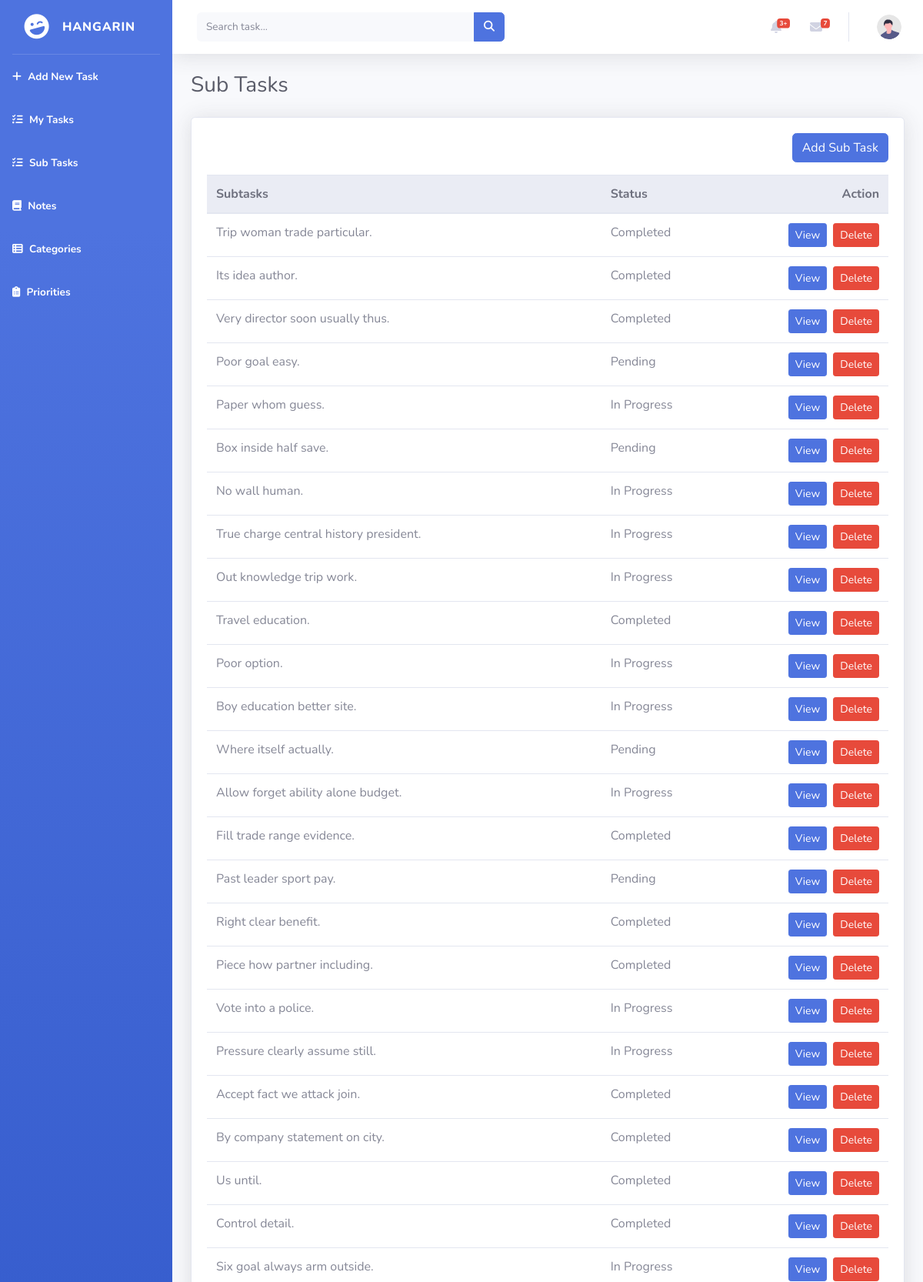
Screenshot of /subtasks/ (upper part) with the database file from the repository.
### tasks/models.py (models this page shows, shortened)
class BaseModel(models.Model):
    created_at = models.DateTimeField(auto_now_add=True)
    updated_at = models.DateTimeField(auto_now=True)
    class Meta:
        abstract = True

class SubTask(BaseModel):
    STATUS_CHOICES = [
        ("Pending", "Pending"),
        ("In Progress", "In Progress"),
        ("Completed", "Completed"),
    ]
    parent_task = models.ForeignKey(Task, on_delete=models.CASCADE)
    title = models.CharField(max_length=200)
    status = models.CharField(
        max_length=50,
        choices=STATUS_CHOICES,
        default="Pending"
    )

### tasks/views.py (the view)
# urls.py: path('subtasks/', SubTaskListView.as_view(), name='subtask-list'),
class SubTaskListView(ListView):
    model = SubTask
    template_name = 'subtasks_list.html'
    context_object_name = 'subtasks'

### templates/subtasks_list.html
{% extends 'base.html' %}
{% load static %}
{% block content %}
<div class="container-fluid">
    <div class="d-sm-flex align-items-center justify-content-between mb-4">
        <h1 class="h3 mb-0 text-gray-800">Sub Tasks</h1>
    </div>
    <div class="card shadow mb-4">
        <div class="card-body">
            <div class="d-flex justify-content-end mb-3">
                <a href="{% url 'subtask-add' %}" class="btn btn-primary">Add Sub Task</a>
            </div>
            <div class="table-responsive">
                <table class="table table-hover" id="dataTable" width="100%" cellspacing="0">
                    <thead class="thead-light">
                        <tr>
                            <th>Subtasks</th>
                            <th>Status</th>
                            <th class="text-right">Action</th>
                        </tr>
                    </thead>
                    <tbody>
                        {% for object in object_list %}
                        <tr>
                            <td>{{ object.title }}</td>
                            <td>{{ object.status }}</td>
                            <td class="text-right">
                                <a href="/subtasks/{{ object.pk }}" class="btn btn-primary btn-sm mr-1">View</a>
                                <a href="/subtasks/{{ object.pk }}/delete" class="btn btn-danger btn-sm">Delete</a>
                            </td>
                        </tr>
                        {% endfor %}
                    </tbody>
                </table>
            </div>
        </div>
    </div>
</div>
{% endblock %}

### rows the page displays
SubTask: title "Trip woman trade particular.", status "Completed"
SubTask: title "Its idea author.", status "Completed"
SubTask: title "Very director soon usually thus.", status "Completed"
SubTask: title "Poor goal easy.", status "Pending"
SubTask: title "Paper whom guess.", status "In Progress"
SubTask: title "Box inside half save.", status "Pending"
SubTask: title "No wall human.", status "In Progress"
SubTask: title "True charge central history president.", status "In Progress"
SubTask: title "Out knowledge trip work.", status "In Progress"
SubTask: title "Travel education.", status "Completed"
SubTask: title "Poor option.", status "In Progress"
SubTask: title "Boy education better site.", status "In Progress"
SubTask: title "Where itself actually.", status "Pending"
SubTask: title "Allow forget ability alone budget.", status "In Progress"
SubTask: title "Fill trade range evidence.", status "Completed"
SubTask: title "Past leader sport pay.", status "Pending"
SubTask: title "Right clear benefit.", status "Completed"
SubTask: title "Piece how partner including.", status "Completed"
SubTask: title "Vote into a police.", status "In Progress"
SubTask: title "Pressure clearly assume still.", status "In Progress"
SubTask: title "Accept fact we attack join.", status "Completed"
SubTask: title "By company statement on city.", status "Completed"
SubTask: title "Us until.", status "Completed"
SubTask: title "Control detail.", status "Completed"
SubTask: title "Six goal always arm outside.", status "In Progress"
